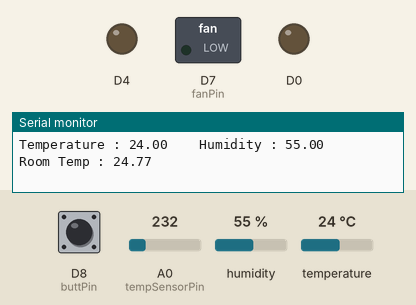
The sketch below on a simulated ESP8266 (NodeMCU). On the bench: switched loads named in the sketch (green lamp = pin HIGH), output pins drawn as LEDs (lit = HIGH), the last lines printed to the serial monitor. Inputs (shaded band) come from the test bench; at power-on: humidity 55 %, D8 (buttPin) HIGH, A0 (tempSensorPin) = 232, temperature 24 °C. WiFi joins after 1.5 s; servers stay silent unless stated.

Above: at 3.0 s.
3.1 s: humidity set to 59 %
7.0 s: humidity set to 62 %
At 9.1 s:
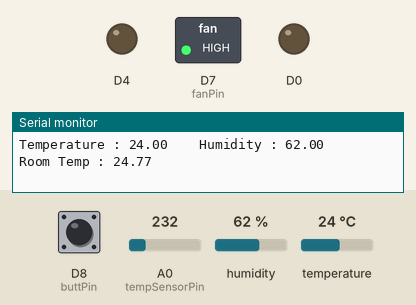
10.3 s: humidity set to 22 %
At 12.6 s:
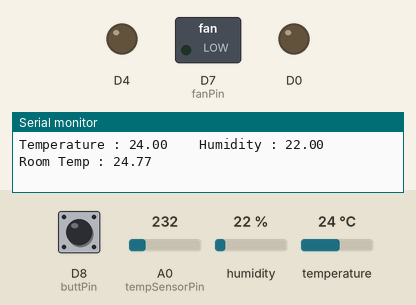
13.3 s: humidity set to 68 %
At 16.0 s:
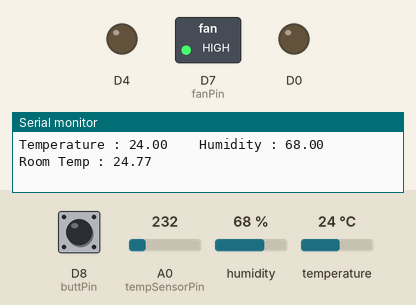
Timing chart, 0 to 17.3 s (numbered marks = the images above; inputs shaded):
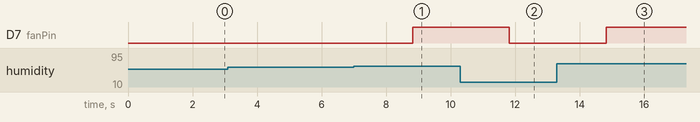

The sketch:

Smart_Extractor_Fan.ino
```cpp
#define BLYNK_TEMPLATE_ID "..."
#define BLYNK_DEVICE_NAME "Smart extractor fan"
#define BLYNK_AUTH_TOKEN "..."

#define BLYNK_PRINT Serial

#include <ESP8266WiFi.h>
#include <BlynkSimpleEsp8266.h>
#include <DHT.h>
void ICACHE_RAM_ATTR buttControl();

BlynkTimer timer;
char auth[] = BLYNK_AUTH_TOKEN;
char ssid[] = "network";    // type your wifi name
char pass[] = "pass";  // type your wifi password


#define DHT11PIN D1  //D1
#define DHTTYPE DHT11
DHT dht(DHT11PIN, DHTTYPE);

#define tempSensorPin A0
#define fanPin D7
bool override = false;

#define buttPin D8
volatile byte buttOverride = LOW;

void readSensors() {
  float h = dht.readHumidity();
  float t = dht.readTemperature();

  int temp = analogRead(tempSensorPin);

  if (isnan(h) || isnan(t)) {
    Serial.println("Failed to read from DHT sensor!");
    return;
  }

  float voltage = temp * 3.3;
  voltage /= 1024.0;
  float temperatureC = (voltage - 0.5) * 100;

  if (!buttOverride) {
    if (!override) {
      if (h > 60.00 || t > 30.00 || temperatureC > 31.00) {
        digitalWrite(fanPin, HIGH);
        Blynk.virtualWrite(V4, HIGH);
      } else {
        digitalWrite(fanPin, LOW);
        Blynk.virtualWrite(V4, LOW);
      }
    }
  } else {
    Blynk.virtualWrite(V4, buttOverride);
    digitalWrite(fanPin, buttOverride);
  }

  Blynk.virtualWrite(V0, h);
  Blynk.virtualWrite(V1, t);
  Blynk.virtualWrite(V2, temperatureC);

  Serial.print("Temperature : ");
  Serial.print(t);
  Serial.print("    Humidity : ");
  Serial.print(h);

  Serial.print("    Room Temp : ");
  Serial.println(temperatureC);
}


void setup() {
  Serial.begin(9600);
  dht.begin();

  Blynk.begin(auth, ssid, pass, "blynk.cloud", 8080);
  timer.setInterval(1000L, readSensors);

  pinMode(fanPin, OUTPUT);
  digitalWrite(fanPin, LOW);

  pinMode(buttPin, INPUT);
  attachInterrupt(digitalPinToInterrupt(buttPin), buttControl, FALLING);

  pinMode(D0, OUTPUT);
  digitalWrite(D0, LOW);
  pinMode(D4, OUTPUT);
  digitalWrite(D4, LOW);
}

BLYNK_WRITE(V3) {
  int buttonState = param.asInt();
  if (buttonState == 1) {
    override = true;

  } else if (buttonState == 0) {
    override = false;
  }
  Blynk.virtualWrite(V4, override);
  digitalWrite(fanPin, buttonState);
}

void loop() {
  Blynk.run();
  timer.run();
}

void buttControl() {
  buttOverride = !buttOverride;
}
```

Measured:
- the behaviour switches between 60 and 61 % on humidity (found by bisection; images 0 and 1)
- after the input at 7.0 s, D7 (fanPin): LOW → HIGH after 1.8 s
- after the input at 10.3 s, D7 (fanPin): HIGH → LOW after 1.5 s
- after the input at 13.3 s, D7 (fanPin): LOW → HIGH after 1.5 s
